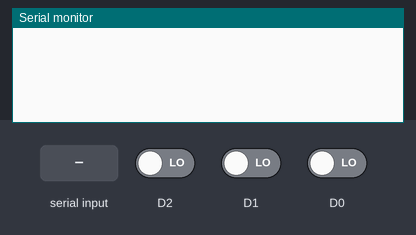
The sketch below on a simulated ESP8266 (NodeMCU). Shown: the last lines printed to the serial monitor. The inputs (shaded band) are chosen by the test bench; at power-on: D2 LOW, D1 LOW, D0 LOW. WiFi joins after 1.5 s; servers stay silent unless stated.

Above: at 3.0 s.
3.1 s: "90,45\n" received over Serial
At 4.1 s:
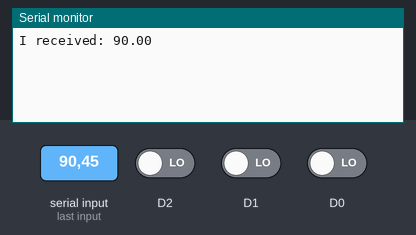
7.3 s: "30,150\n" received over Serial
At 8.5 s:
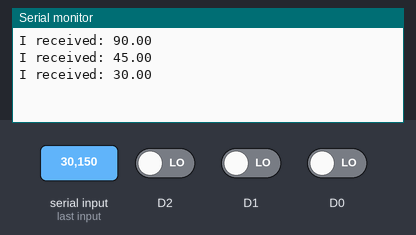
Timing chart, 0 to 10.3 s (numbered marks = the images above; inputs shaded):
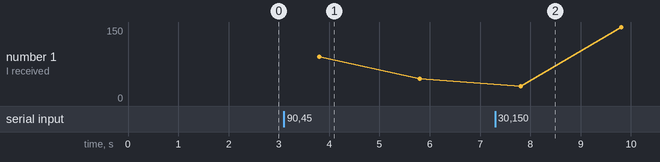

Measured:
- after the input at 3.1 s, the serial monitor: prints a new line after 0.70 s (image 1)
- after the input at 7.3 s, the serial monitor: prints a new line after 0.51 s (image 2)

The sketch:

nodeMCU_code_Blynk_interface.ino
```cpp
/*
 * blynk template_ID, template-name, authentication token shoud be filled up before using the this code
 * WiFi credentials should also be filled up
 * ALl the dependecies should be addressed before using this code
 * to read data from arduino serial communication is used
 * Serial.parseFloat is used to read data from arduino
 * as i was not able to read sensor data from DHT22 on esp8266
 */

#define BLYNK_TEMPLATE_ID ""
#define BLYNK_TEMPLATE_NAME ""
#define BLYNK_AUTH_TOKEN ""
#define BLYNK_PRINT Serial

#include <ESP8266WiFi.h>
#include <SoftwareSerial.h>
#include <BlynkSimpleEsp8266.h>

//#include <DHT.h>

// You should get Auth Token in the Blynk App.

// Go to the Project Settings (nut icon).

// Your WiFi credentials.

// Set password to "" for open networks.

char ssid[] = "";

char pass[] = "";

BlynkTimer timer;


// This function sends Arduino's up time every second to Virtual Pin (5).

// In the app, Widget's reading frequency should be set to PUSH. This means

// that you define how often to send data to Blynk App.

void new_map()

{
  float myFloat = 0;
  //float t = (((analogRead(temp) - 0)*(125-(-40)))/(1023))+(-40); //new_val = ((old_val - old_lower_lim)*(new_range))/(old_range) + new_lower_lim
  if (Serial.available() > 0) {
    myFloat = Serial.parseFloat();

    // prints the received float number
    Serial.print("I received: ");
    Serial.println(myFloat);
  //Serial.println(t);
  }
  Blynk.virtualWrite(V6, myFloat);
 /*
    This pins are from the same pins that are connected to arduino-3 to issue the warnings
  */
  Blynk.virtualWrite(V1, digitalRead(D1));
  Blynk.virtualWrite(V0, digitalRead(D0));
  Blynk.virtualWrite(V2, digitalRead(D2));
  delay(2000);

}


void setup()

{

  // Debug console

  Serial.begin(9600);
  Serial.begin(115200); //this will print the serial.read data from arduino-1 to nodeMCU. To see the data on
                        // serial monitor select baudrate to 115200
  pinMode(D1, INPUT);
  pinMode(D0, INPUT);
  pinMode(D2, INPUT);
  Blynk.begin(BLYNK_AUTH_TOKEN, ssid, pass);
  timer.setInterval(2000L, new_map);

}


void loop()

{

  Blynk.run();

  timer.run();

}
```
